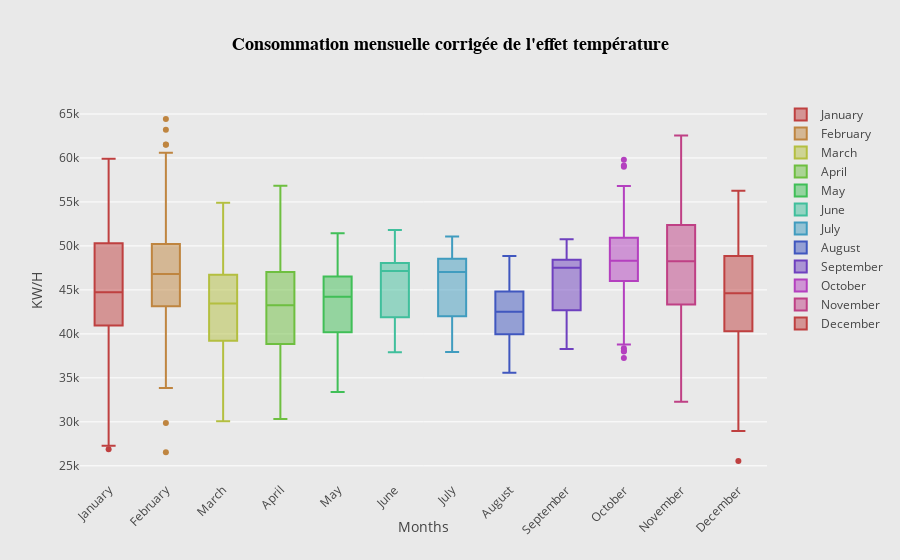

Here is the notebook cell this chart was saved with:
### Markdown cell above
### <font color='blue'>Si les DJU étaient plus précis (jour, heure,...) cela n'aurait-il pas pour effet de lisser davantage (car déjà c'est ce qu'il se semble se passer) la série? L'efficacité d'un tel lissage reste proportionnelle à la part de la consommation électrique faite en raison de la température (chauffage et clime par exemple)<font>

### Code cell
data=df_p9_first_correction.copy()
N = df_p9_first_correction['Month'].unique()     # boxes (months)
c = ['hsl('+str(h)+',50%'+',50%)' for h in np.linspace(0, 360, len(N))]#color generator
# Each box is represented by a dict that contains the data, the type, and the colour. 
data = [{
    'y': data['Correction_consommation'][data['Month']==m], 
    'name':str(calendar.month_name[m]),
    'type':'box',
    'marker':{'color': c[m-1]}
    } for m in np.arange(0,len(N)+1,1)]

layout = go.Layout(title=dict(text="<b>Consommation mensuelle corrigée de l'effet température<b>",
                   font=dict(family='Linux Biolinum O',size=18,color='black')),
                   xaxis=dict(title='Months',showgrid=False,zeroline=False, tickangle=-45,showticklabels=True),
                   yaxis=dict(title='KW/H',gridcolor='white', zeroline=False),
                   paper_bgcolor='rgb(233,233,233)',
                   plot_bgcolor='rgb(233,233,233)',
                  )

fig = go.Figure(data=data, layout=layout)

pyo.iplot(fig)

### Figure 1 — Plotly figure (JSON) as saved in the notebook; plotly's stock layout.template omitted (floating-point values rounded to 4 significant figures; data arrays with more than 128 entries replaced by an {"elided": "..."} marker saying what was removed)
{"data": [{"marker": {"color": "hsl(360.0,50%,50%)"}, "name": "", "type": "box", "uid": "0219b0bf-330c-4069-8492-426b1c7affc4", "y": []}, {"marker": {"color": "hsl(0.0,50%,50%)"}, "name": "January", "type": "box", "uid": "a5898e74-9ae2-4b01-9948-259958c8e5e3", "y": {"elided": "186 float values"}}, {"marker": {"color": "hsl(32.7272727273,50%,50%)"}, "name": "February", "type": "box", "uid": "fdf6cd0d-2d95-4c96-9fc7-353c711c11c0", "y": {"elided": "170 float values"}}, {"marker": {"color": "hsl(65.4545454545,50%,50%)"}, "name": "March", "type": "box", "uid": "d57d9e86-4a7e-4eb6-81e2-ffbffc00c59c", "y": {"elided": "186 float values"}}, {"marker": {"color": "hsl(98.1818181818,50%,50%)"}, "name": "April", "type": "box", "uid": "8d591916-dd3f-4f2e-971b-9126ab070a15", "y": {"elided": "180 float values"}}, {"marker": {"color": "hsl(130.909090909,50%,50%)"}, "name": "May", "type": "box", "uid": "2cc9b248-b2a9-4309-8531-fb671fed3a88", "y": {"elided": "186 float values"}}, {"marker": {"color": "hsl(163.636363636,50%,50%)"}, "name": "June", "type": "box", "uid": "3cee1f3b-a788-429c-8dc4-98f58a205669", "y": {"elided": "180 float values"}}, {"marker": {"color": "hsl(196.363636364,50%,50%)"}, "name": "July", "type": "box", "uid": "81a4763e-756b-4408-98c0-49c07643efe0", "y": {"elided": "186 float values"}}, {"marker": {"color": "hsl(229.090909091,50%,50%)"}, "name": "August", "type": "box", "uid": "42d24563-a759-496f-8cb3-a93253d413d7", "y": {"elided": "186 float values"}}, {"marker": {"color": "hsl(261.818181818,50%,50%)"}, "name": "September", "type": "box", "uid": "a575bc17-551f-48b1-a517-fb67819479ae", "y": {"elided": "180 float values"}}, {"marker": {"color": "hsl(294.545454545,50%,50%)"}, "name": "October", "type": "box", "uid": "96a03514-2e73-4457-9c9d-8dfa566595b4", "y": {"elided": "186 float values"}}, {"marker": {"color": "hsl(327.272727273,50%,50%)"}, "name": "November", "type": "box", "uid": "fe144ee2-1900-40d1-9d73-27e82ee5dd8f", "y": {"elided": "180 float values"}}, {"marker": {"color": "hsl(360.0,50%,50%)"}, "name": "December", "type": "box", "uid": "cce12507-439e-42d6-ae2a-287f986f6dd0", "y": {"elided": "186 float values"}}], "layout": {"paper_bgcolor": "rgb(233,233,233)", "plot_bgcolor": "rgb(233,233,233)", "title": {"font": {"color": "black", "family": "Linux Biolinum O", "size": 18}, "text": "<b>Consommation mensuelle corrigée de l'effet température<b>"}, "xaxis": {"showgrid": false, "showticklabels": true, "tickangle": -45, "title": {"text": "Months"}, "zeroline": false}, "yaxis": {"gridcolor": "white", "title": {"text": "KW/H"}, "zeroline": false}}}
